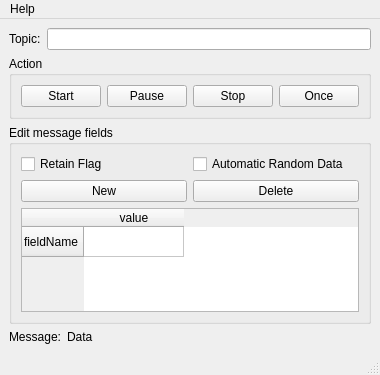
<?xml version="1.0" encoding="UTF-8"?>
<ui version="4.0">
 <class>publisher</class>
 <widget class="QMainWindow" name="publisher">
  <property name="geometry">
   <rect>
    <x>0</x>
    <y>0</y>
    <width>380</width>
    <height>375</height>
   </rect>
  </property>
  <property name="windowTitle">
   <string>publisher</string>
  </property>
  <widget class="QWidget" name="centralwidget">
   <layout class="QVBoxLayout" name="verticalLayout_4">
    <item>
     <layout class="QHBoxLayout" name="horizontalLayout">
      <item>
       <widget class="QLabel" name="label">
        <property name="text">
         <string>Topic:</string>
        </property>
        <property name="alignment">
         <set>Qt::AlignLeading|Qt::AlignLeft|Qt::AlignVCenter</set>
        </property>
       </widget>
      </item>
      <item>
       <widget class="QLineEdit" name="lineEdit">
        <property name="alignment">
         <set>Qt::AlignLeading|Qt::AlignLeft|Qt::AlignTop</set>
        </property>
       </widget>
      </item>
     </layout>
    </item>
    <item>
     <widget class="QGroupBox" name="groupBox">
      <property name="title">
       <string>Action</string>
      </property>
      <layout class="QHBoxLayout" name="horizontalLayout_4">
       <item>
        <widget class="QPushButton" name="startButton">
         <property name="text">
          <string>Start</string>
         </property>
         <property name="icon">
          <iconset>
           <normaloff>../icons/icons8-circled-play-30.png</normaloff>../icons/icons8-circled-play-30.png</iconset>
         </property>
        </widget>
       </item>
       <item>
        <widget class="QPushButton" name="pauseButton">
         <property name="text">
          <string>Pause</string>
         </property>
         <property name="icon">
          <iconset>
           <normaloff>../icons/icons8-pause-button-30.png</normaloff>../icons/icons8-pause-button-30.png</iconset>
         </property>
        </widget>
       </item>
       <item>
        <widget class="QPushButton" name="stopButton">
         <property name="text">
          <string>Stop</string>
         </property>
         <property name="icon">
          <iconset>
           <normaloff>../icons/icons8-stop-circled-30.png</normaloff>../icons/icons8-stop-circled-30.png</iconset>
         </property>
        </widget>
       </item>
       <item>
        <widget class="QPushButton" name="onceButton">
         <property name="text">
          <string>Once</string>
         </property>
         <property name="icon">
          <iconset>
           <normaloff>../icons/icons8-end-30.png</normaloff>../icons/icons8-end-30.png</iconset>
         </property>
        </widget>
       </item>
      </layout>
     </widget>
    </item>
    <item>
     <layout class="QVBoxLayout" name="verticalLayout_3">
      <item>
       <widget class="QGroupBox" name="groupBox_2">
        <property name="title">
         <string>Edit message fields</string>
        </property>
        <layout class="QVBoxLayout" name="verticalLayout">
         <item>
          <layout class="QHBoxLayout" name="horizontalLayout_3">
           <item>
            <widget class="QCheckBox" name="checkBox">
             <property name="text">
              <string>Retain Flag</string>
             </property>
            </widget>
           </item>
           <item>
            <widget class="QCheckBox" name="checkBox_2">
             <property name="text">
              <string>Automatic Random Data</string>
             </property>
            </widget>
           </item>
          </layout>
         </item>
         <item>
          <layout class="QHBoxLayout" name="horizontalLayout_5">
           <item>
            <widget class="QPushButton" name="newFieldButton">
             <property name="text">
              <string>New</string>
             </property>
            </widget>
           </item>
           <item>
            <widget class="QPushButton" name="deleteFieldButton">
             <property name="text">
              <string>Delete</string>
             </property>
            </widget>
           </item>
          </layout>
         </item>
         <item>
          <widget class="QTableWidget" name="tableWidget">
           <property name="maximumSize">
            <size>
             <width>16777215</width>
             <height>100000</height>
            </size>
           </property>
           <row>
            <property name="text">
             <string>fieldName</string>
            </property>
           </row>
           <column>
            <property name="text">
             <string>value</string>
            </property>
           </column>
          </widget>
         </item>
        </layout>
       </widget>
      </item>
      <item>
       <layout class="QFormLayout" name="formLayout">
        <item row="0" column="0">
         <widget class="QLabel" name="label_2">
          <property name="text">
           <string>Message:</string>
          </property>
          <property name="alignment">
           <set>Qt::AlignRight|Qt::AlignTop|Qt::AlignTrailing</set>
          </property>
         </widget>
        </item>
        <item row="0" column="1">
         <widget class="QLabel" name="label_3">
          <property name="text">
           <string>Data</string>
          </property>
          <property name="alignment">
           <set>Qt::AlignLeading|Qt::AlignLeft|Qt::AlignTop</set>
          </property>
         </widget>
        </item>
       </layout>
      </item>
     </layout>
    </item>
   </layout>
  </widget>
  <widget class="QMenuBar" name="menubar">
   <property name="geometry">
    <rect>
     <x>0</x>
     <y>0</y>
     <width>380</width>
     <height>22</height>
    </rect>
   </property>
   <widget class="QMenu" name="menuHelp">
    <property name="title">
     <string>Help</string>
    </property>
    <addaction name="actionAbout_Us"/>
   </widget>
   <addaction name="menuHelp"/>
  </widget>
  <widget class="QStatusBar" name="statusbar"/>
  <action name="actionAbout_Us">
   <property name="text">
    <string>About Us</string>
   </property>
  </action>
 </widget>
 <resources/>
 <connections/>
</ui>
